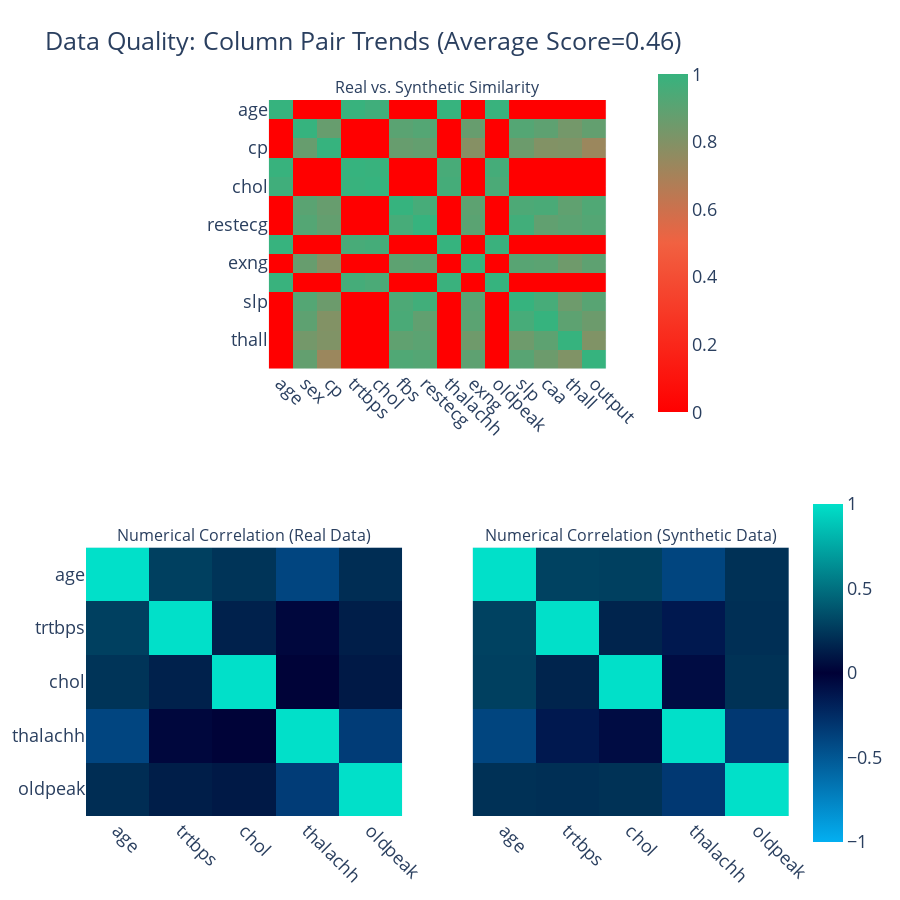

This figure's notebook cell:
### Code cell
quality_report.get_visualization(property_name='Column Pair Trends').show(renderer='vscode')

### Figure 1 — Plotly figure (JSON) as saved in the notebook; plotly's stock layout.template omitted (floating-point values rounded to 4 significant figures; data arrays with more than 128 entries replaced by an {"elided": "..."} marker saying what was removed)
{"data": [{"coloraxis": "coloraxis", "hovertemplate": "<b>Column Pair</b><br>(%{x},%{y})<br><br>Similarity: %{z}<extra></extra>", "type": "heatmap", "x": ["age", "sex", "cp", "trtbps", "chol", "fbs", "restecg", "thalachh", "exng", "oldpeak", "slp", "caa", "thall", "output"], "xaxis": "x", "y": ["age", "sex", "cp", "trtbps", "chol", "fbs", "restecg", "thalachh", "exng", "oldpeak", "slp", "caa", "thall", "output"], "yaxis": "y", "z": {"elided": "14x14 float values"}}, {"coloraxis": "coloraxis2", "customdata": [[1, 0.295, 0.287, -0.393, 0.218], [0.295, 1, 0.159, -0.135, 0.212], [0.287, 0.159, 1, -0.067, 0.221], [-0.393, -0.135, -0.067, 1, -0.321], [0.218, 0.212, 0.221, -0.321, 1]], "hovertemplate": "<b>Correlation</b><br>(%{x},%{y})<br><br>Synthetic: %{z}<br>(vs. Real: %{customdata})<extra></extra>", "type": "heatmap", "x": ["age", "trtbps", "chol", "thalachh", "oldpeak"], "xaxis": "x2", "y": ["age", "trtbps", "chol", "thalachh", "oldpeak"], "yaxis": "y2", "z": [[1, 0.285, 0.232, -0.396, 0.202], [0.285, 1, 0.148, -0.038, 0.132], [0.232, 0.148, 1, 0.013, 0.111], [-0.396, -0.038, 0.013, 1, -0.345], [0.202, 0.132, 0.111, -0.345, 1]]}, {"coloraxis": "coloraxis2", "customdata": [[1, 0.285, 0.232, -0.396, 0.202], [0.285, 1, 0.148, -0.038, 0.132], [0.232, 0.148, 1, 0.013, 0.111], [-0.396, -0.038, 0.013, 1, -0.345], [0.202, 0.132, 0.111, -0.345, 1]], "hovertemplate": "<b>Correlation</b><br>(%{x},%{y})<br><br>Synthetic: %{z}<br>(vs. Real: %{customdata})<extra></extra>", "type": "heatmap", "x": ["age", "trtbps", "chol", "thalachh", "oldpeak"], "xaxis": "x3", "y": ["age", "trtbps", "chol", "thalachh", "oldpeak"], "yaxis": "y3", "z": [[1, 0.295, 0.287, -0.393, 0.218], [0.295, 1, 0.159, -0.135, 0.212], [0.287, 0.159, 1, -0.067, 0.221], [-0.393, -0.135, -0.067, 1, -0.321], [0.218, 0.212, 0.221, -0.321, 1]]}], "layout": {"annotations": [{"font": {"size": 16}, "showarrow": false, "text": "Real vs. Synthetic Similarity", "x": 0.5, "xanchor": "center", "xref": "paper", "y": 1, "yanchor": "bottom", "yref": "paper"}, {"font": {"size": 16}, "showarrow": false, "text": "Numerical Correlation (Real Data)", "x": 0.225, "xanchor": "center", "xref": "paper", "y": 0.375, "yanchor": "bottom", "yref": "paper"}, {"font": {"size": 16}, "showarrow": false, "text": "Numerical Correlation (Synthetic Data)", "x": 0.775, "xanchor": "center", "xref": "paper", "y": 0.375, "yanchor": "bottom", "yref": "paper"}], "coloraxis": {"cmax": 1, "cmin": 0, "colorbar": {"len": 0.5, "x": 0.8, "y": 0.8}, "colorscale": [[0, "#FF0000"], [0.5, "#F16141"], [1, "#36B37E"]]}, "coloraxis2": {"cmax": 1, "cmin": -1, "colorbar": {"len": 0.5, "y": 0.2}, "colorscale": [[0, "#03AFF1"], [0.5, "#000036"], [1, "#01E0C9"]]}, "font": {"size": 18}, "height": 900, "title": {"text": "Data Quality: Column Pair Trends (Average Score=0.46)"}, "width": 900, "xaxis": {"anchor": "y", "domain": [0.26, 0.74], "tickangle": 45}, "xaxis2": {"anchor": "y2", "domain": [0, 0.45], "tickangle": 45}, "xaxis3": {"anchor": "y3", "domain": [0.55, 1], "matches": "x2", "tickangle": 45}, "yaxis": {"anchor": "x", "autorange": "reversed", "domain": [0.625, 1]}, "yaxis2": {"anchor": "x2", "autorange": "reversed", "domain": [0, 0.375]}, "yaxis3": {"anchor": "x3", "autorange": "reversed", "domain": [0, 0.375], "matches": "y2", "visible": false}}}
